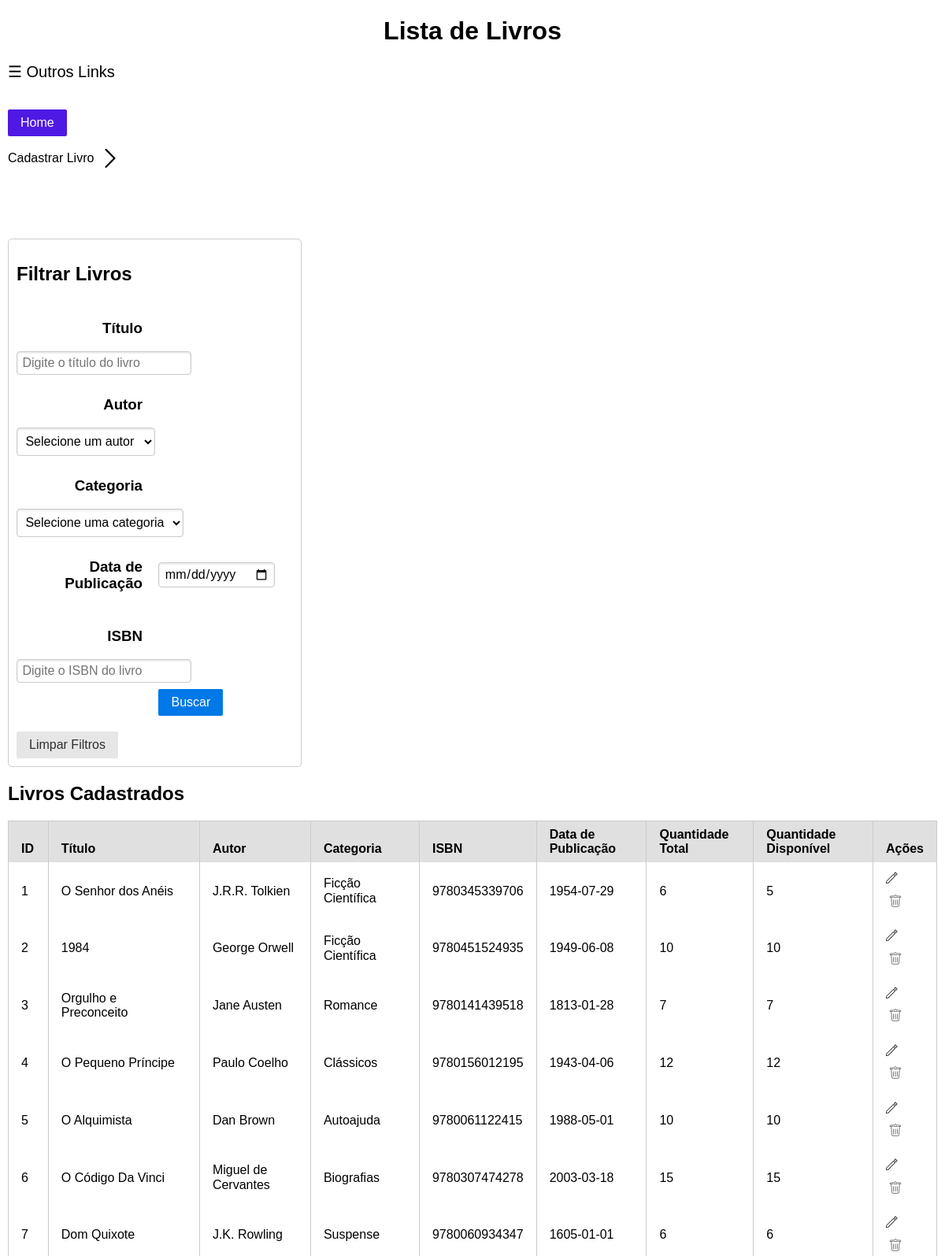
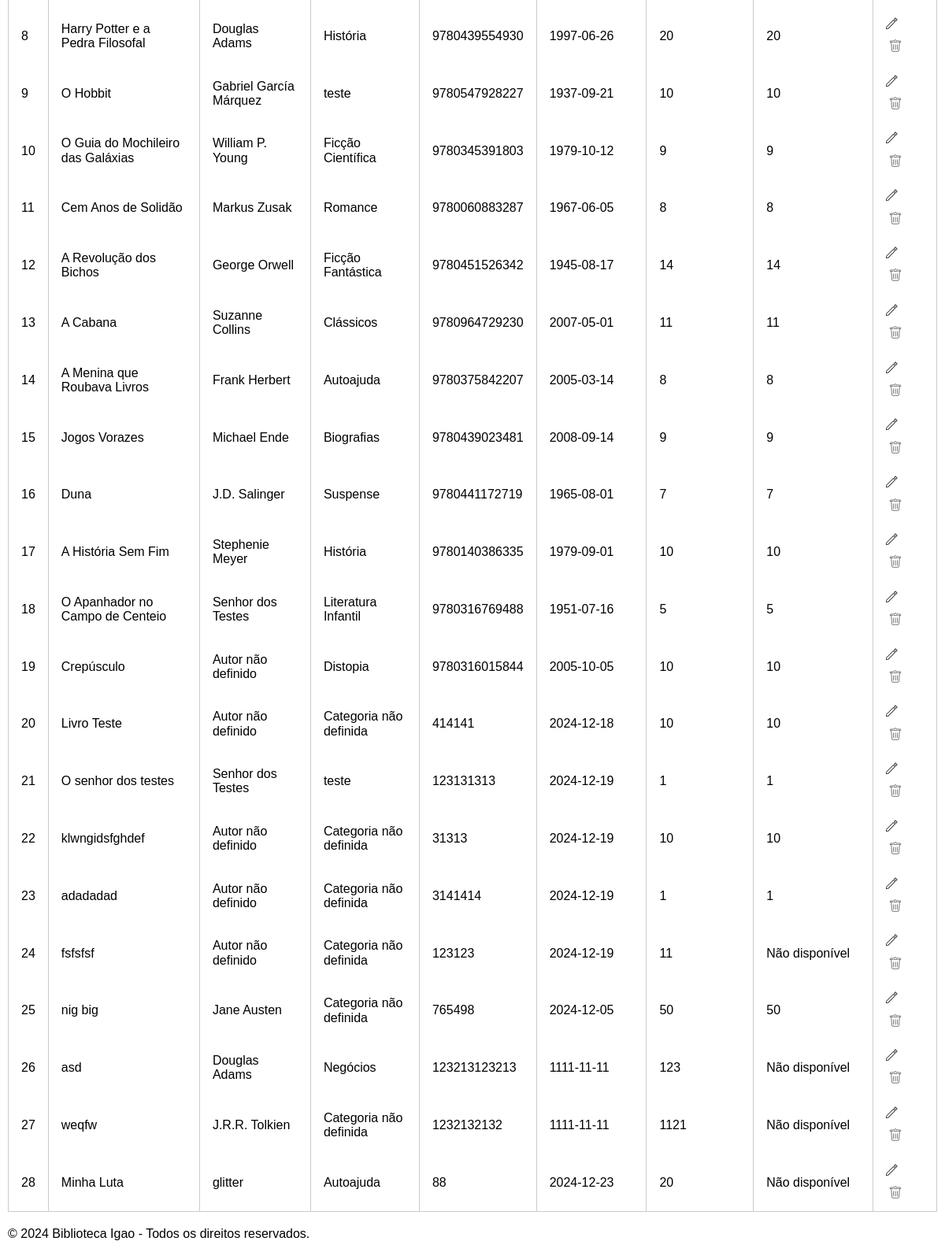
/books/livros (signed in), run on the app's committed database (2 pictures, top to bottom).
### Uniao/model/Livros.py (models this page shows)
class Livros(database.Model):
    id = database.Column(database.Integer, primary_key=True)
    titulo = database.Column(database.String(150), nullable=False)
    isbn = database.Column(database.String(13), unique=True, nullable=False)
    data_publicacao = database.Column(database.Date, nullable=True)
    autor_id = database.Column(database.Integer, database.ForeignKey("autores.id"), nullable=True)
    categoria_id = database.Column(database.Integer, database.ForeignKey("categorias.id"), nullable=True)
    quantidade_total = database.Column(database.Integer, nullable=False)
    quantidade_disponivel = database.Column(database.Integer, nullable=True)
    autor = database.relationship("Autores", back_populates="livros", lazy=True)
    categoria = database.relationship("Categorias", back_populates="livros", lazy=True)
    reservas = database.relationship("Reservas", back_populates="livro", lazy=True)
    emprestimos = database.relationship("Emprestimos", back_populates="livro", lazy=True)
    def JSonificar(self):
        return {
            "id": self.id,
            "titulo": self.titulo,
            "isbn": self.isbn,
            "data_publicacao": self.data_publicacao.isoformat() if self.data_publicacao else None,
            "autor": self.autor.nome if self.autor else "Autor não definido",
            "categoria": self.categoria.nome if self.categoria else "Categoria não definida",
            "quantidade_total": self.quantidade_total,
            "quantidade_disponivel": self.quantidade_disponivel
        }

### Uniao/model/Autores.py (models this page shows, shortened)
class Autores(database.Model):
    id = database.Column(database.Integer, primary_key=True)
    nome = database.Column(database.String(100), nullable=False)
    data_nascimento = database.Column(database.Date, nullable=True)
    nacionalidade = database.Column(database.String(50), nullable=False)
    livros = database.relationship("Livros", back_populates="autor", lazy=True)

### Uniao/model/Categorias.py (models this page shows, shortened)
class Categorias(database.Model):
    id = database.Column(database.Integer, primary_key=True)
    nome = database.Column(database.String(50), nullable=False)
    livros = database.relationship("Livros", back_populates="categoria", lazy=True)

### Uniao/controller/LivroController.py (the view, shortened to what this page needs)
@livroController.route('/livros', methods=['GET'])
def view_books():
    try:
        titulo = request.args.get('titulo', '').strip()
        autor_id = request.args.get('autor_id', '').strip()
        categoria_id = request.args.get('categoria_id', '').strip()
        data_inicio = request.args.get('data_inicio', '').strip()
        isbn = request.args.get('isbn', '').strip()
        livros = livroRepository.searchBooksCustom(
            titulo=titulo,
            autor_id=autor_id,
            categoria_id=categoria_id,
            data_inicio=data_inicio,
            isbn=isbn
        )
        autores = livroRepository.getAutores()
        categorias = livroRepository.getCategorias()
        if session.get("tipo") == "admin":
            return render_template(
                'Livro/livros-admin.html',
                livros=livros,
                autores=autores,
                categorias=categorias
            )
    except Exception as e:
        logRepository.registrar_log("Erro ao carregar os livros", "error")
        flash(f"Erro ao carregar os livros: {e}", "error")
        return render_template('Livro/livros-admin.html', livros=[], autores=[], categorias=[])

### Uniao/DAO/LivroDAO.py (called while the page is built)
    @staticmethod
    def getAutores():
        try:
            return Autores.query.all()
        except Exception as e:
            print(f"Erro ao buscar autores: {e}")
            return []

    @staticmethod
    def getCategorias():
        try:
            return Categorias.query.all()
        except Exception as e:
            print(f"Erro ao buscar categorias: {e}")
            return []

    @staticmethod
    def searchBooksCustom(titulo=None, autor_id=None, categoria_id=None, data_inicio=None, isbn=None):
        try:
            query = Livros.query
            if titulo:
                query = query.filter(Livros.titulo.like(f"%{titulo}%"))
            if autor_id:
                query = query.filter(Livros.autor_id == autor_id)
            if categoria_id:
                query = query.filter(Livros.categoria_id == categoria_id)
            if data_inicio:
                query = query.filter(Livros.data_publicacao >= data_inicio)
            if isbn:
                query = query.filter(Livros.isbn.like(f"%{isbn}%"))
            return query.all()
        except Exception as e:
            print(f"Erro ao realizar consulta personalizada: {e}")
            return []

### Uniao/repository/LivroRepository.py (called while the page is built)
    def getAutores(self):
        try:
            return self.livroDAO.getAutores()
        except Exception as e:
            return {"error": f"Erro ao buscar autores: {e}"}

    def getCategorias(self):
        try:
            return self.livroDAO.getCategorias()
        except Exception as e:
            return {"error": f"Erro ao buscar categorias: {e}"}

    def searchBooksCustom(self, titulo=None, autor_id=None, categoria_id=None, data_inicio=None, isbn=None):
        try:
            livros = self.livroDAO.searchBooksCustom(titulo, autor_id, categoria_id, data_inicio, isbn)
            return [livro.JSonificar() for livro in livros]
        except Exception as e:
            return {"error": f"Erro ao realizar consulta personalizada: {e}"}

### Uniao/templates/Livro/livros-admin.html (shortened to what this page needs)
<!DOCTYPE html>
<html lang="pt-br">
<head>
    <link rel="stylesheet" href="{{ url_for('static', filename='css/base.css') }}">
    <link rel="stylesheet" href="{{ url_for('static', filename='css/formulario.css') }}">
    <link rel="stylesheet" href="{{ url_for('static', filename='css/table.css') }}">
</head>
<body>
    <header>
        <h1 class="centralizar">Lista de Livros</h1>
    </header>
    <main>
        <span style="font-size:20px;cursor:pointer" onclick="openNav()">&#9776; Outros Links</span><br><br>
        <br>
        <a href=" {{ url_for('bp_inicio.index')}}" class="pure-button pure-button-purple">Home</a>
        <br>
        <div class="imagem-botao toggle-button" data-target="esconder" onclick="toggleContent(this)">
            <p>Cadastrar Livro &nbsp; </p>
            <span><img src="{{url_for('static', filename='img/arrow.svg')}}"></span>
        </div>
        <br>
        <br>
        <br>
        <br>
        {% include "Livro/verlivros-admin.html"%}
    </main>
    {% include "Bases/rodape.html"%}
</body>
</html>

### Uniao/templates/Livro/verlivros-admin.html (shortened to what this page needs)
<div class="formulario">
  <h2>Filtrar Livros</h2>
  <form method="GET" action="{{ url_for('bp_books.view_books') }}" class="pure-form pure-form-aligned">
    <fieldset>
      <div class="pure-control-group">
        <label for="titulo"><h3>Título</h3></label>
        <input type="text" id="titulo" name="titulo" placeholder="Digite o título do livro" value="{{ request.args.get('titulo', '') }}">
      </div>
      <div class="pure-control-group">
        <label for="autor_id"><h3>Autor</h3></label>
        <select id="autor_id" name="autor_id" class="pure-input-1-2">
          <option value="">Selecione um autor</option>
        </select>
      </div>
      <div class="pure-control-group">
        <label for="categoria_id"><h3>Categoria</h3></label>
        <select id="categoria_id" name="categoria_id">
          <option value="">Selecione uma categoria</option>
        </select>
      </div>
      <div class="pure-control-group">
        <label for="data_inicio"><h3>Data de Publicação</h3></label>
        <input type="date" id="data_inicio" name="data_inicio" value="{{ request.args.get('data_inicio', '') }}">
      </div>
      <div class="pure-control-group">
        <label for="isbn"><h3>ISBN</h3></label>
        <input type="text" id="isbn" name="isbn" placeholder="Digite o ISBN do livro" value="{{ request.args.get('isbn', '') }}">
      </div>
      <div class="pure-control-group">
        <button type="submit" class="pure-button pure-button-primary">Buscar</button>
      </div>
    </fieldset>
  </form>
  <form method="GET" action="{{ url_for('bp_books.view_books') }}">
    <button type="submit" class="pure-button clear-button">Limpar Filtros</button>
  </form>
</div>
<section class="book-list">
  <h2>Livros Cadastrados</h2>
  <table class="pure-table">
      <thead>
          <tr>
              <th>ID</th>
              <th>Título</th>
              <th>Autor</th>
              <th>Categoria</th>
              <th>ISBN</th>
              <th>Data de Publicação</th>
              <th>Quantidade Total</th>
              <th>Quantidade Disponível</th>
              <th>Ações</th>
          </tr>
      </thead>
      <tbody>
          {% if livros %}
              {% for livro in livros %}
                  <tr>
                      <td>{{ livro.id }}</td>
                      <td>{{ livro.titulo }}</td>
                      <td>{{ livro.autor if livro.autor else "Autor não definido" }}</td>
                      <td>{{ livro.categoria if livro.categoria else "Categoria não definida" }}</td>
                      <td>{{ livro.isbn }}</td>
                      <td>{{ livro.data_publicacao }}</td>
                      <td>{{ livro.quantidade_total }}</td>
                      <td>{{ livro.quantidade_disponivel or "Não disponível" }}</td>
                      <td>
                        <button  class="imagem-botao" style="display:inline;">
                          <a href="{{ url_for('bp_books.edit_book', id=livro.id) }}"><img src="{{url_for('static', filename='img/pencil.svg')}}" alt="Editar"></a>
                        </button><br>
                        <button type="submit" style="cursor: pointer;" class="imagem-botao" onclick="return confirm('Tem certeza que deseja excluir este livro?')">
                          <a href="{{ url_for('bp_books.delete_book', id=livro.id) }}"><img style="cursor: pointer;" src="{{url_for('static', filename='img/delete.svg')}}" alt="Excluir"></a>
                        </button>
                      </td>
                  </tr>
              {% endfor %}
          {% else %}
              <tr>
                  <td colspan="9">Nenhum livro encontrado.</td>
              </tr>
          {% endif %}
      </tbody>
  </table>
</section>

### Uniao/static/css/base.css (style rules this page uses)
html { line-height: 1.15; -webkit-text-size-adjust: 100% }
body { margin: 0 }
main { display: block }
h1 { font-size: 2em; margin: .67em 0 }
a { background-color: transparent }
img { border-style: none }
button, input, optgroup, select, textarea { font-family: inherit; font-size: 100%; line-height: 1.15; margin: 0 }
button, input { overflow: visible }
button, select { text-transform: none }
[type=button], [type=reset], [type=submit], button { -webkit-appearance: button }
fieldset { padding: .35em .75em .625em }
html { font-family: sans-serif }
.pure-button { display: inline-block; line-height: normal; white-space: nowrap; vertical-align: middle; text-align: center; cursor: pointer; -webkit-user-drag: none; -webkit-user-select: none; user-select: none; box-sizing: border-box }
.pure-button { font-family: inherit; font-size: 100%; padding: .5em 1em; color: rgba(0, 0, 0, .8); border: none transparent; background-color: #e6e6e6; text-decoration: none; border-radius: 2px }
.pure-button-primary, .pure-button-selected, a.pure-button-primary, a.pure-button-selected { background-color: #0078e7; color: #fff }
.pure-button-purple { background-color: #4f19e4; color: #fff }
.pure-form input[type=color], .pure-form input[type=date], .pure-form input[type=datetime-local], .pure-form input[type=datetime], .pure-form input[type=email], .pure-form input[type=month], .pure-form input[type=number], .pure-form input[type=password], .pure-form input[type=search], .pure-form input[type=tel], .pure-form input[type=text], .pure-form input[type=time], .pure-form input[type=url], .pure-form input[type=week], .pure-form select, .pure-form textarea { padding: .3em .4em; display: inline-block; border: 1px solid #ccc; box-shadow: inset 0 1px 3px #ddd; border-radius: 4px; vertical-align: middle; box-sizing: border-box }
.pure-form select { height: 2.25em; border: 1px solid #ccc; background-color: #fff }
.pure-form label { margin: .5em 0 .2em }
.pure-form fieldset { margin: 0; padding: .35em 0 .75em; border: 0 }
.pure-form-aligned input, .pure-form-aligned select, .pure-form-aligned textarea, .pure-form-message-inline { display: inline-block; vertical-align: middle }
.pure-form-aligned .pure-control-group { margin-bottom: .5em }
.pure-form-aligned .pure-control-group label { text-align: right; display: inline-block; vertical-align: middle; width: 10em; margin: 0 1em 0 0 }
.pure-form .pure-input-1-2 { width: 50% }
.pure-table { border-collapse: collapse; border-spacing: 0; empty-cells: show; border: 1px solid #cbcbcb }
.pure-table td, .pure-table th { border-left: 1px solid #cbcbcb; border-width: 0 0 0 1px; font-size: inherit; margin: 0; overflow: visible; padding: .5em 1em }
.pure-table thead { background-color: #e0e0e0; color: #000; text-align: left; vertical-align: bottom }
.pure-table td { background-color: transparent }
.pure-form input, .pure-form, .pure-form label { margin: 0em; padding: 0em; }
body { padding-left: 10px; padding-right: 10px; }
.centralizar { text-align: center; }
.imagem-botao { background: none; border: none; padding: 0; }
.imagem-botao img { display: block; width: 24px; height: 24px; }
.toggle-button, .cancelar-animacao { display: flex; align-items: center; cursor: pointer; user-select: none; }
.toggle-button span { transform: rotate(0deg); transition: transform 0.3s ease; }
a { text-decoration: none; color: inherit; }
p { font-size: 16px; line-height: 1.5; }

### Uniao/static/css/formulario.css (style rules this page uses)
.formulario { display: flex; flex-direction: column; border: 1px solid #ccc; border-radius: 5px; padding: 10px; flex: 1 1 calc(33.33% - 20px); box-sizing: border-box; max-width: calc(33.33% - 20px); }

### Uniao/static/css/table.css (style rules this page uses)
.pure-table button { border: transparent; border-radius: 0px; text-shadow: none; color: none; }

### data on the page
Livros: id "1", titulo "O Senhor dos Anéis", nome "J.R.R. Tolkien", nome "Ficção Científica", isbn "9780345339706", data_publicacao "1954-07-29", quantidade_total "6", quantidade_disponivel "5"
Livros: id "2", titulo "1984", nome "George Orwell", nome "Ficção Científica", isbn "9780451524935", data_publicacao "1949-06-08", quantidade_total "10", quantidade_disponivel "10"
Livros: id "3", titulo "Orgulho e Preconceito", nome "Jane Austen", nome "Romance", isbn "9780141439518", data_publicacao "1813-01-28", quantidade_total "7", quantidade_disponivel "7"
Livros: id "4", titulo "O Pequeno Príncipe", nome "Paulo Coelho", nome "Clássicos", isbn "9780156012195", data_publicacao "1943-04-06", quantidade_total "12", quantidade_disponivel "12"
Livros: id "5", titulo "O Alquimista", nome "Dan Brown", nome "Autoajuda", isbn "9780061122415", data_publicacao "1988-05-01", quantidade_total "10", quantidade_disponivel "10"
Livros: id "6", titulo "O Código Da Vinci", nome "Miguel de Cervantes", nome "Biografias", isbn "9780307474278", data_publicacao "2003-03-18", quantidade_total "15", quantidade_disponivel "15"
Livros: id "7", titulo "Dom Quixote", nome "J.K. Rowling", nome "Suspense", isbn "9780060934347", data_publicacao "1605-01-01", quantidade_total "6", quantidade_disponivel "6"
Livros: id "8", titulo "Harry Potter e a Pedra Filosofal", nome "Douglas Adams", nome "História", isbn "9780439554930", data_publicacao "1997-06-26", quantidade_total "20", quantidade_disponivel "20"
Livros: id "9", titulo "O Hobbit", nome "Gabriel García Márquez", nome "teste", isbn "9780547928227", data_publicacao "1937-09-21", quantidade_total "10", quantidade_disponivel "10"
Livros: id "10", titulo "O Guia do Mochileiro das Galáxias", nome "William P. Young", nome "Ficção Científica", isbn "9780345391803", data_publicacao "1979-10-12", quantidade_total "9", quantidade_disponivel "9"
Livros: id "11", titulo "Cem Anos de Solidão", nome "Markus Zusak", nome "Romance", isbn "9780060883287", data_publicacao "1967-06-05", quantidade_total "8", quantidade_disponivel "8"
Livros: id "12", titulo "A Revolução dos Bichos", nome "George Orwell", nome "Ficção Fantástica", isbn "9780451526342", data_publicacao "1945-08-17", quantidade_total "14", quantidade_disponivel "14"
Livros: id "13", titulo "A Cabana", nome "Suzanne Collins", nome "Clássicos", isbn "9780964729230", data_publicacao "2007-05-01", quantidade_total "11", quantidade_disponivel "11"
Livros: id "14", titulo "A Menina que Roubava Livros", nome "Frank Herbert", nome "Autoajuda", isbn "9780375842207", data_publicacao "2005-03-14", quantidade_total "8", quantidade_disponivel "8"
Livros: id "15", titulo "Jogos Vorazes", nome "Michael Ende", nome "Biografias", isbn "9780439023481", data_publicacao "2008-09-14", quantidade_total "9", quantidade_disponivel "9"
Livros: id "16", titulo "Duna", nome "J.D. Salinger", nome "Suspense", isbn "9780441172719", data_publicacao "1965-08-01", quantidade_total "7", quantidade_disponivel "7"
Livros: id "17", titulo "A História Sem Fim", nome "Stephenie Meyer", nome "História", isbn "9780140386335", data_publicacao "1979-09-01", quantidade_total "10", quantidade_disponivel "10"
Livros: id "18", titulo "O Apanhador no Campo de Centeio", nome "Senhor dos Testes", nome "Literatura Infantil", isbn "9780316769488", data_publicacao "1951-07-16", quantidade_total "5", quantidade_disponivel "5"
Livros: id "19", titulo "Crepúsculo", autor "Autor não definido", nome "Distopia", isbn "9780316015844", data_publicacao "2005-10-05", quantidade_total "10", quantidade_disponivel "10"
Livros: id "20", titulo "Livro Teste", autor "Autor não definido", categoria "Categoria não definida", isbn "414141", data_publicacao "2024-12-18", quantidade_total "10", quantidade_disponivel "10"
Livros: id "21", titulo "O senhor dos testes", nome "Senhor dos Testes", nome "teste", isbn "123131313", data_publicacao "2024-12-19", quantidade_total "1", quantidade_disponivel "1"
Livros: id "22", titulo "klwngidsfghdef", autor "Autor não definido", categoria "Categoria não definida", isbn "31313", data_publicacao "2024-12-19", quantidade_total "10", quantidade_disponivel "10"
Livros: id "23", titulo "adadadad", autor "Autor não definido", categoria "Categoria não definida", isbn "3141414", data_publicacao "2024-12-19", quantidade_total "1", quantidade_disponivel "1"
Livros: id "24", titulo "fsfsfsf", autor "Autor não definido", categoria "Categoria não definida", isbn "123123", data_publicacao "2024-12-19", quantidade_total "11", quantidade_disponivel "Não disponível"
Livros: id "25", titulo "nig big", nome "Jane Austen", categoria "Categoria não definida", isbn "765498", data_publicacao "2024-12-05", quantidade_total "50", quantidade_disponivel "50"
Livros: id "26", titulo "asd", nome "Douglas Adams", nome "Negócios", isbn "123213123213", data_publicacao "1111-11-11", quantidade_total "123", quantidade_disponivel "Não disponível"
Livros: titulo "weqfw", isbn "1232132132", quantidade_total "1121"
Autores: nome "J.R.R. Tolkien"
Livros: id "28", titulo "Minha Luta", nome "glitter", nome "Autoajuda", isbn "88", data_publicacao "2024-12-23", quantidade_total "20", quantidade_disponivel "Não disponível"

### other printed values
{{ livro.id }} "27"
{{ livro.categoria if livro.categoria else "Categoria não definida" }} "Categoria não definida"
{{ livro.data_publicacao }} "1111-11-11"
{{ livro.quantidade_disponivel or "Não disponível" }} "Não disponível"
